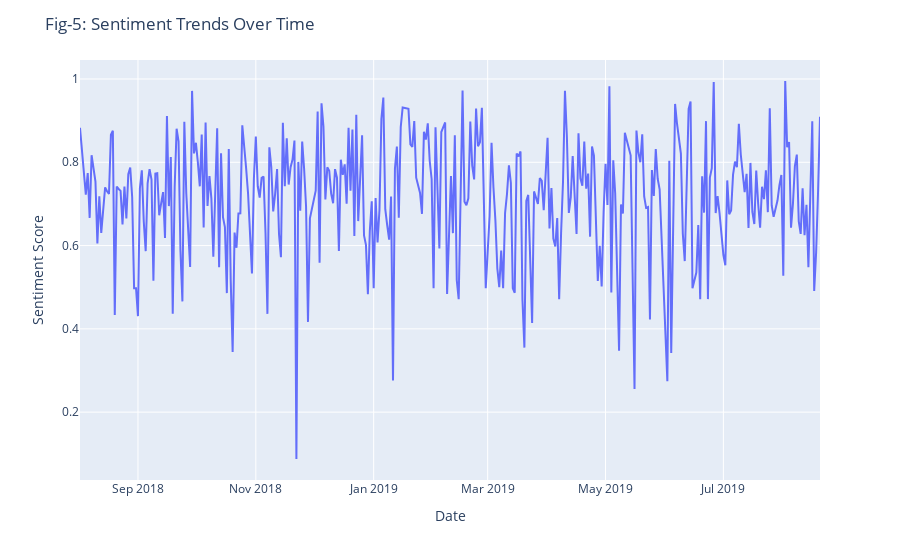

The notebook cell saved with this chart:
### Code cell
# Calculate the average sentiment score for each date
average_sentiment_by_date = df.groupby('date')['NormalizedScore'].mean().reset_index()

# Plot the sentiment trends over time with plotly.
fig = px.line(average_sentiment_by_date, x='date', y='NormalizedScore')
fig.update_layout(title='Fig-5: Sentiment Trends Over Time', xaxis_title='Date', yaxis_title='Sentiment Score')
fig.show()

### Figure 1 — Plotly figure (JSON) as saved in the notebook; plotly's stock layout.template omitted (floating-point values rounded to 4 significant figures; data arrays with more than 128 entries replaced by an {"elided": "..."} marker saying what was removed)
{"data": [{"hovertemplate": "date=%{x}<br>NormalizedScore=%{y}<extra></extra>", "legendgroup": "", "line": {"color": "#636efa", "dash": "solid"}, "marker": {"symbol": "circle"}, "mode": "lines", "name": "", "orientation": "v", "showlegend": false, "type": "scatter", "x": {"elided": "363 str values"}, "xaxis": "x", "y": {"elided": "363 float values"}, "yaxis": "y"}], "layout": {"legend": {"tracegroupgap": 0}, "margin": {"t": 60}, "title": {"text": "Fig-5: Sentiment Trends Over Time"}, "xaxis": {"anchor": "y", "domain": [0, 1], "title": {"text": "Date"}}, "yaxis": {"anchor": "x", "domain": [0, 1], "title": {"text": "Sentiment Score"}}}}
